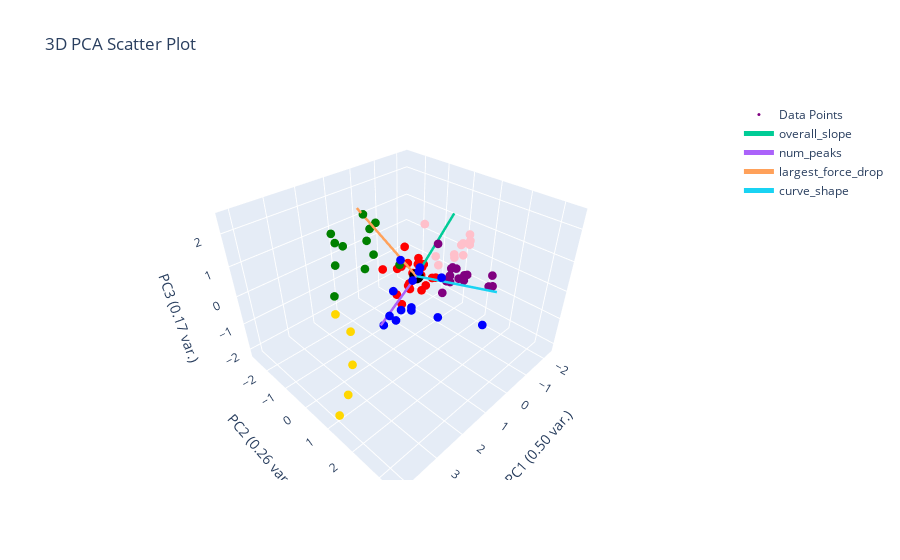

Notebook cell for this chart:
### Markdown cell above
# Optimum Feature #1:
- Overall Slope, Number of Peaks, Largest Force Drop, Curve Shape

### Code cell
kmeans_elbow = 6
optimum_features_1 = clustering_features_df[['overall_slope', 'num_peaks', 'largest_force_drop', 'curve_shape']]
kmeans = KMeans(n_clusters=kmeans_elbow, init="k-means++", n_init=100).fit(optimum_features_1)
plotting.plot_clusters_seperately(kmeans.labels_, optimum_features_1.index.tolist(), depth_resist_curve_df_list, data_features_df, "kmeans")
plotting.plot_pca(optimum_features_1, y_labels=kmeans.labels_, num_pc=3, graph_title="kmeans")

### Figure 1 — Plotly figure (JSON) as saved in the notebook; plotly's stock layout.template omitted (floating-point values rounded to 4 significant figures)
{"data": [{"marker": {"color": ["purple", "pink", "green", "red", "gold", "blue", "gold", "purple", "purple", "red", "blue", "pink", "blue", "blue", "green", "blue", "pink", "red", "pink", "purple", "green", "purple", "green", "pink", "blue", "red", "blue", "pink", "pink", "purple", "gold", "green", "red", "pink", "red", "red", "purple", "purple", "green", "green", "purple", "blue", "red", "gold", "green", "blue", "purple", "red", "pink", "red", "red", "red", "green", "red", "red", "purple", "red", "red", "blue", "red", "purple", "blue", "red", "pink", "red", "blue", "purple", "red", "blue", "blue", "green", "gold", "pink", "green", "purple", "green", "purple", "red"], "size": 3}, "mode": "markers", "name": "Data Points", "type": "scatter3d", "x": [-0.8979, -1.668, 2.616, -1.093, 2.891, 1.522, 4.152, -1.061, -0.9996, -0.4412, 0.5835, -0.6235, 1.323, 0.9933, 0.3732, 0.6746, -1.662, -1.182, -1.3, -1.26, 1.353, -1.296, 1.168, -1.574, 0.582, -0.2392, 0.8262, -2.004, -1.541, -0.9746, 3.549, 1.383, -0.9418, -1.985, -0.3043, -0.5293, -1.237, -0.5738, 1.079, 1.259, -0.6009, 0.7321, -0.3698, 2.666, 0.7288, 1.565, -0.8944, -0.9399, -2.277, 0.06605, -0.09636, -0.5422, 1.237, -0.9192, -0.6463, -1.157, -1.265, -0.1959, 1.414, -0.4334, -1.278, 1.12, 0.2565, -2.096, -0.5153, 1.39, -0.9528, -0.2068, 1.004, 0.8348, 2.17, 3.313, -1.953, 0.4048, -1.022, 0.5631, -1.133, -0.9112], "y": [0.4471, 0.4346, -0.4172, -1.751, 0.323, 0.5809, 1.302, 0.4455, 1.034, -0.5844, 1.454, -0.2857, -0.0677, 0.1214, -1.634, 0.4524, 0.08554, -0.8424, -0.2481, 0.3209, -0.7214, 0.3414, -0.8485, 0.1691, 0.399, -0.1529, 0.8908, 0.1482, -0.586, 2.073, 0.7207, -1.699, -0.03805, 0.4201, -0.6402, -0.2568, 1.856, 0.5728, -2.672, -0.8826, 0.2813, 0.507, -0.8699, 0.06241, -1.086, 0.4574, 0.596, -0.6642, 0.1835, -0.7902, -0.9273, -0.2651, -2.287, -0.1629, -0.9243, 1.024, -0.8559, -0.5587, 3.414, 0.00399, 0.5059, 1.129, -0.3687, 0.3519, -0.4282, 0.7426, 1.959, -0.4676, 0.3372, 1.609, -1.249, 0.5726, 0.1154, -0.3108, 0.8177, -1.135, 0.9391, -2.522], "z": [-0.4033, 0.2078, 1.354, -0.9334, -1.468, 0.4983, -1.696, -0.2737, -0.1388, -0.3609, 0.9059, 1.416, -1.184, -1.078, 1.126, -0.6902, 0.09398, -0.5788, -0.2992, -0.1534, 2.261, -0.1183, 1.337, 0.04929, 0.3065, 0.463, 1.078, 0.3864, -0.2122, 0.1656, 0.9161, 0.904, -0.5197, 0.4559, -0.8119, -0.9173, 0.3073, -0.6228, 0.8305, 0.4255, 0.9845, -0.5187, 0.5108, -0.5489, 0.6017, -0.3952, -0.3595, -0.7168, 0.6153, -1.059, -0.2024, 0.007257, 0.7189, -0.5767, -1.032, -0.01666, -0.5171, 0.1295, 0.9179, -0.5504, -0.08114, 1.199, -1.121, 0.5236, 0.008783, -0.1274, 0.1126, -0.8104, 1.147, -0.2081, -0.2821, -2.167, 0.3357, 0.4432, -0.1886, 1.579, -0.06215, -1.32]}, {"marker": {"color": "black", "size": 5}, "mode": "markers", "name": "Origin", "showlegend": false, "type": "scatter3d", "x": [0], "y": [0], "z": [0]}, {"line": {"width": 5}, "mode": "lines+text", "name": "overall_slope", "textposition": "top center", "type": "scatter3d", "x": [0, -1.813], "y": [0, -0.1429], "z": [0, 1.403]}, {"line": {"width": 5}, "mode": "lines+text", "name": "num_peaks", "textposition": "top center", "type": "scatter3d", "x": [0, 1.888], "y": [0, 0.4419], "z": [0, -0.5667]}, {"line": {"width": 5}, "mode": "lines+text", "name": "largest_force_drop", "textposition": "top center", "type": "scatter3d", "x": [0, 1.466], "y": [0, -0.8179], "z": [0, 2.444]}, {"line": {"width": 5}, "mode": "lines+text", "name": "curve_shape", "textposition": "top center", "type": "scatter3d", "x": [0, 0.03704], "y": [0, 2.849], "z": [0, 0.8599]}], "layout": {"autosize": true, "scene": {"xaxis": {"title": {"text": "PC1 (0.50 var.)"}}, "yaxis": {"title": {"text": "PC2 (0.26 var.)"}}, "zaxis": {"title": {"text": "PC3 (0.17 var.)"}}}, "title": {"text": "3D PCA Scatter Plot"}}}
